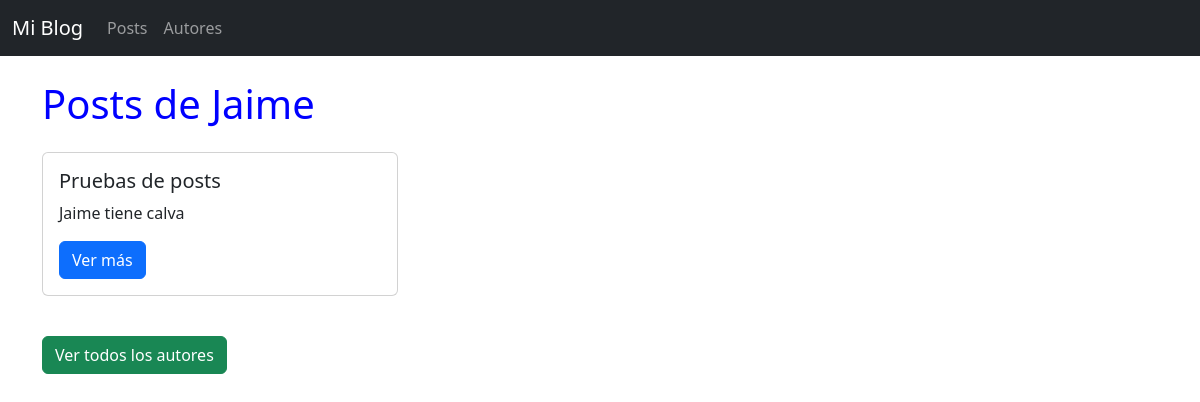
The page /blog/autor/2 on the database its author committed.
### blog/models.py (models this page shows, shortened)
class Autor(models.Model):
    nombre = models.CharField(max_length=60)
    apellido = models.CharField(max_length=60)
    edad = models.IntegerField(null=True, blank=True)

class Post(models.Model):
    titulo = models.CharField(max_length=200)
    autor = models.ForeignKey('Autor',on_delete=models.CASCADE, related_name='posts')
    cuerpo = models.TextField()
    email = models.EmailField(default='ruben@gmail.com')

### blog/views.py (the view)
# urls.py: path('autor/<int:autor_pk>', views.autor_post, name='autor_post'),
def autor_post(request, autor_pk):
    autor = get_object_or_404(Autor, pk=autor_pk)
    entradas = Post.objects.filter(autor=autor)
    contexto ={'autor': autor, 'entradas': entradas}
    return render(request, 'blog/autor_post.html', contexto)

### blog/templates/blog/autor_post.html
{% extends 'blog/base.html' %}
{% block titulo %}Posts de {{ autor.nombre }}{% endblock %}
{% block contenido %}
<div class="row">
    {% for post in entradas %}
    <div class="col-md-4 mb-4">
        <div class="card h-100">
            <div class="card-body">
                <h5 class="card-title">{{ post.titulo }}</h5>
                <p class="card-text">{{ post.cuerpo|truncatechars:50 }}</p>
                <a href="{% url 'detalle_post' pk=post.pk %}" class="btn btn-primary">Ver más</a>
            </div>
        </div>
    </div>
    {% endfor %}
</div>
<a href="{% url 'autores' %}" class="btn btn-success mt-3">Ver todos los autores</a>
{% endblock %}

### rows shown on the page
Autor: nombre "Jaime"
Post: titulo "Pruebas de posts", cuerpo "Jaime tiene calva"
